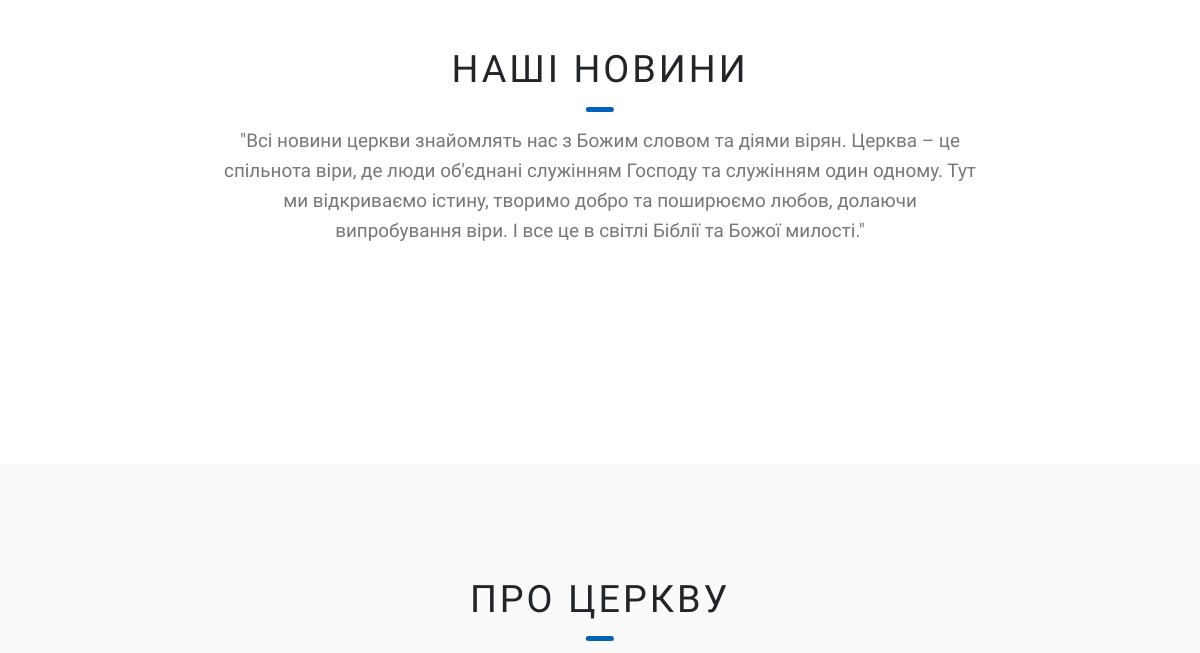
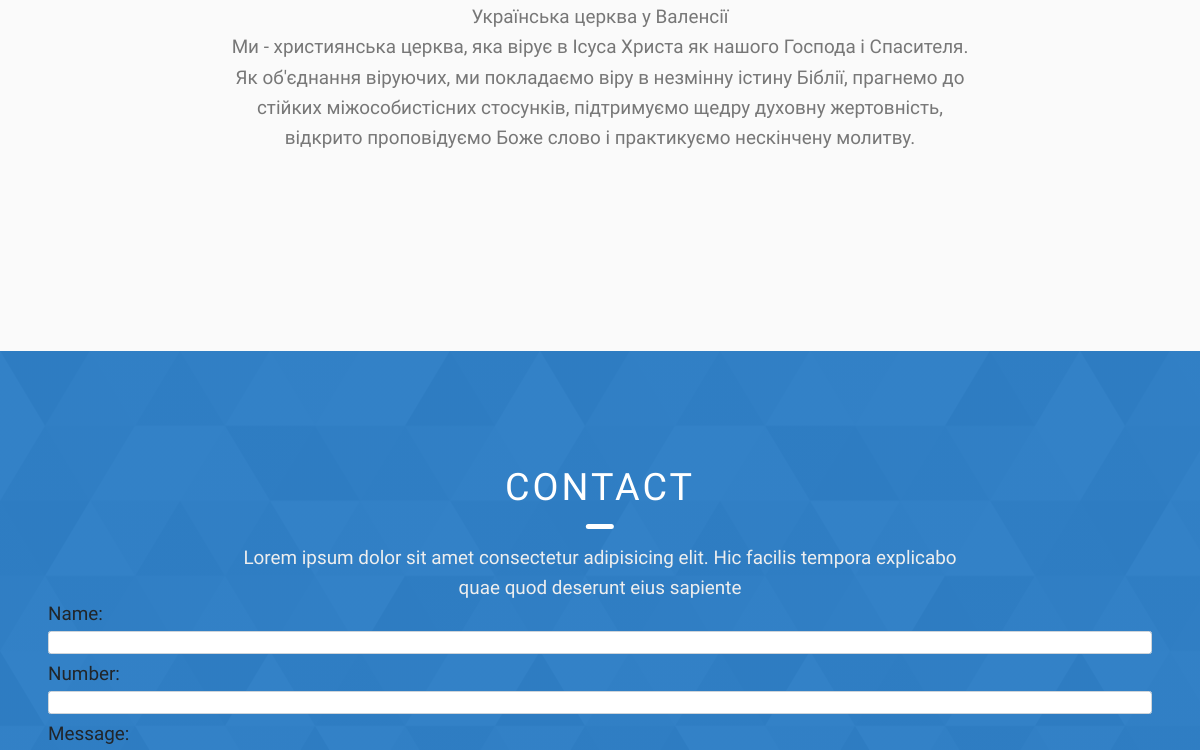
Before: / (middle part) with the older database file (2 pictures, top to bottom).
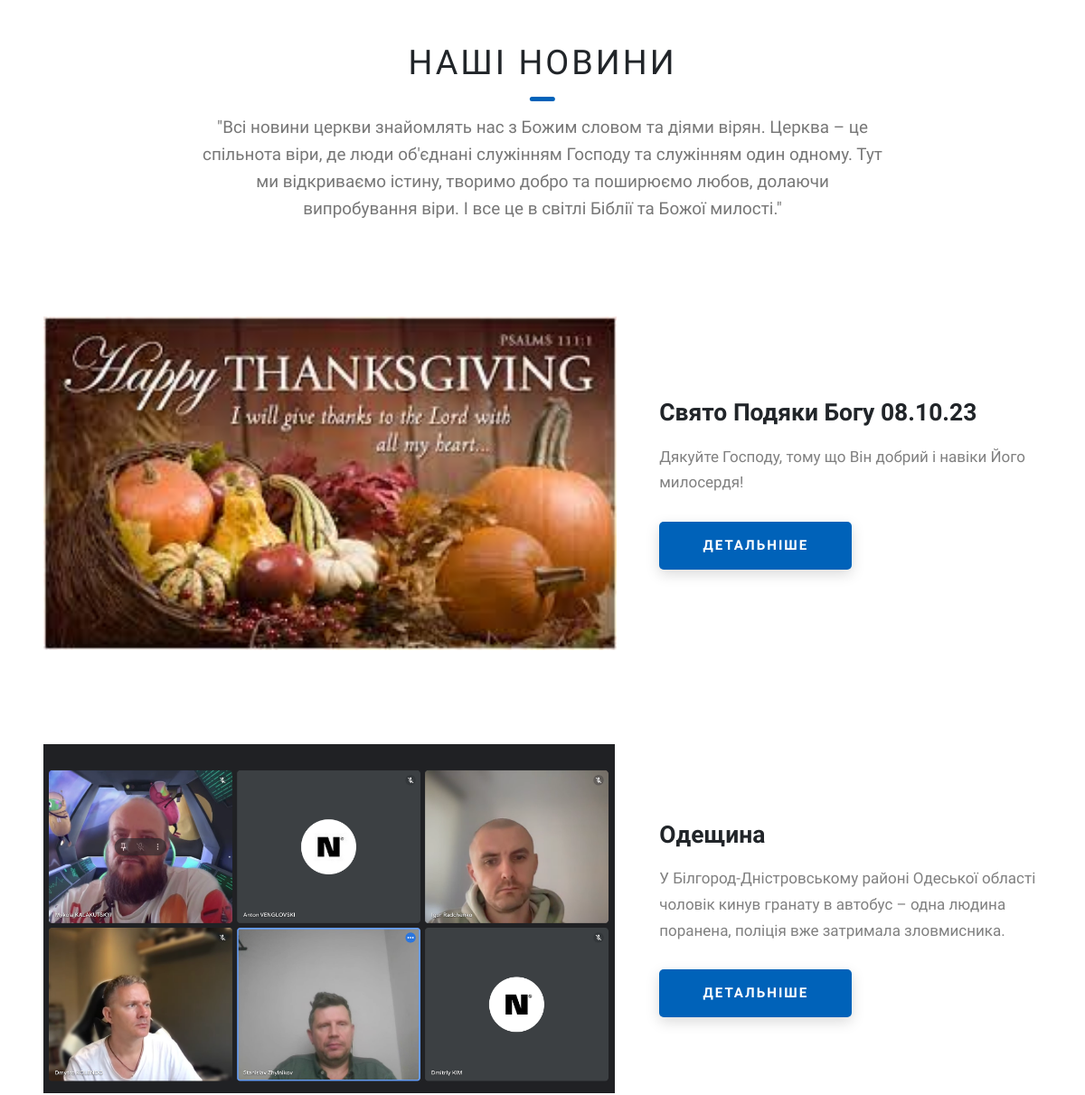
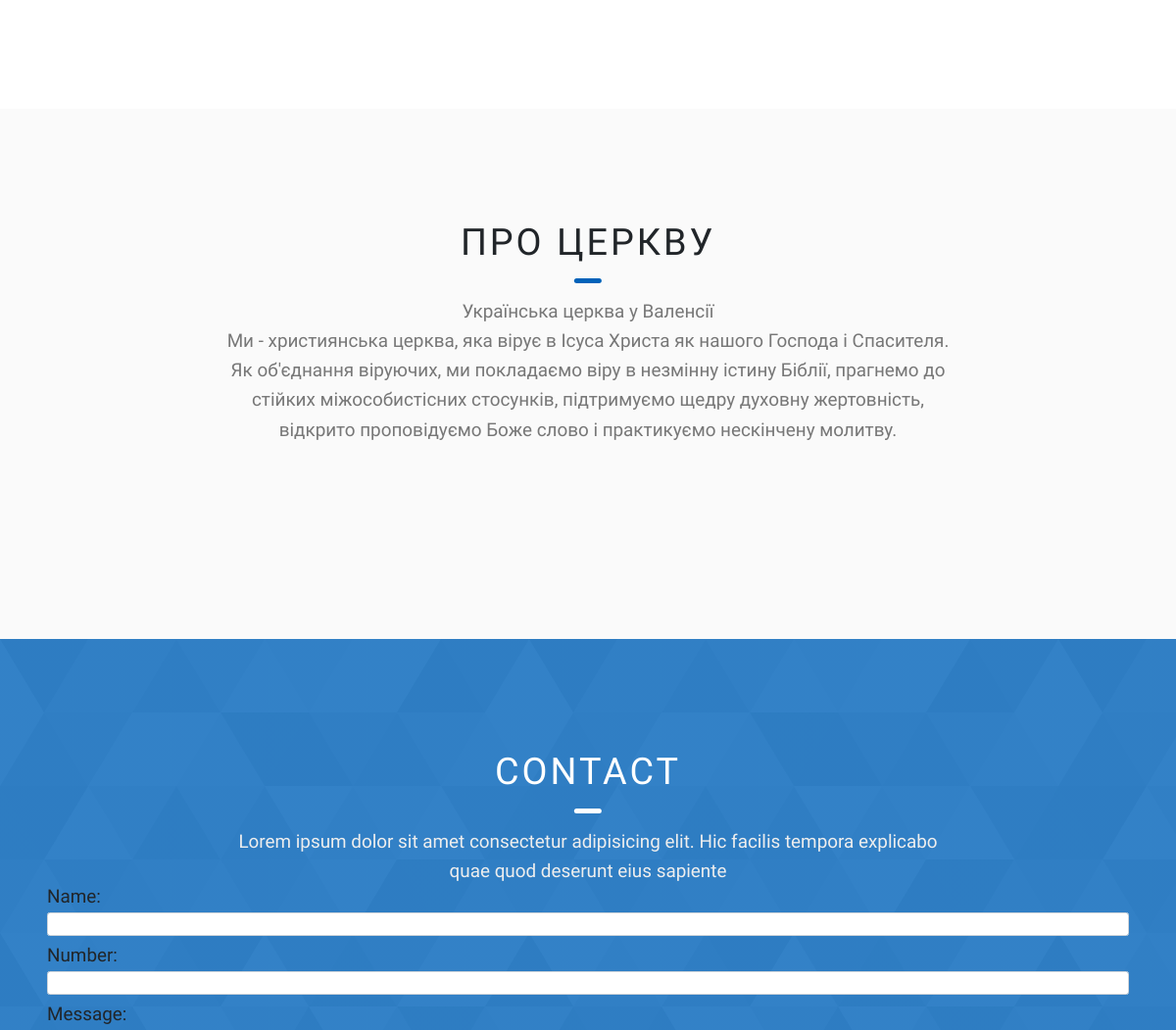
After: the same page with the newer database file (2 pictures, top to bottom).
### main/models.py (models this page shows, shortened)
class Article(models.Model):
    title = models.CharField(max_length=100)
    slug = models.SlugField(max_length=100, blank=True, null=True)
    short_description = models.TextField(blank=True, null=True)
    description = models.TextField(blank=True, null=True)
    img = models.ImageField(blank=True, null=True)

### main/views.py (the view, shortened to what this page needs)
# urls.py: path('', HomeViewForm.as_view(), name='homepage'),
class HomeViewForm(FormView):
    template_name = 'main/index.html'
    form_class = ContactForm
    success_url = "/"

### main/forms.py
class ContactForm(forms.ModelForm):
    name = forms.CharField(
        max_length=128,
        widget=forms.TextInput(
            attrs={'class': 'form-control'}
        ))
    number = forms.IntegerField(
        widget=forms.TextInput(attrs={'class': 'form-control'}),
    )
    message = forms.CharField(
        max_length=100,
        widget=forms.Textarea(
            attrs={'class': 'form-control'}
        )
    )
    class Meta:
        model = Feedback
        fields = ['name', 'number', 'message']

### main/templatetags/my_custom_form.py (called while the page is built)
@register.inclusion_tag('main/base/list_news_tag.html')
def show_news_list():
    articles = Article.objects.all()  # Получаем все статьи
    return {'articles': articles}

### main/templates/main/index.html (shortened to what this page needs)
{% extends 'main/base/base.html' %}
{% load static %}
{% load my_custom_form %}
{% block content %}
{% show_news_list %}
<section id="about" class="about sec-pad">
    <div class="main-container">
        <h2 class="heading heading-sec heading-sec__mb-med">
            <span class="heading-sec__main">Про церкву</span>
            <span class="heading-sec__sub">
                Українська церква у Валенсії <br>
                Ми - християнська церква, яка вірує в Ісуса Христа як нашого Господа і Спасителя.
                Як об'єднання віруючих, ми покладаємо віру в незмінну істину Біблії,
                прагнемо до стійких міжособистісних стосунків, підтримуємо щедру духовну жертовність,
                відкрито проповідуємо Боже слово і практикуємо нескінчену молитву.
            </span>
        </h2>
    </div>
</section>
<section id="contact" class="contact sec-pad dynamicBg">
    <div class="main-container">
        <h2 class="heading heading-sec heading-sec__mb-med">
            <span class="heading-sec__main heading-sec__main--lt">Contact</span>
            <span class="heading-sec__sub heading-sec__sub--lt">
            Lorem ipsum dolor sit amet consectetur adipisicing elit. Hic facilis
            tempora explicabo quae quod deserunt eius sapiente
          </span>
            <form method="post">
    {{ form.as_p }}
</form>
        </h2>
    </div>
</section>
{% endblock %}

### main/templates/main/base/base.html (shortened to what this page needs)
{% load static %}
{% load my_custom_form %}.
<!DOCTYPE html>
<html lang="en">
<head>
    <link rel="stylesheet" href="https://cdn.jsdelivr.net/npm/bootstrap@4.0.0/dist/css/bootstrap.min.css"
>
    <link rel="stylesheet" href=" {% static 'css/style.css' %}"/>
</head>
<body>
{% block content %}
{% endblock %}
  </body>
</html>

### main/templates/main/base/list_news_tag.html (shortened to what this page needs)
<section id="projects" class="projects sec-pad">
    <div class="main-container">
        <h2 class="heading heading-sec heading-sec__mb-bg">
            <span class="heading-sec__main">Наші новини</span>
            <span class="heading-sec__sub">
                "Всі новини церкви знайомлять нас з Божим словом та діями вірян.
                Церква – це спільнота віри, де люди об'єднані служінням Господу та служінням один одному.
                Тут ми відкриваємо істину, творимо добро та поширюємо любов, долаючи випробування віри.
                І все це в світлі Біблії та Божої милості."
            </span>
        </h2>
        <div class="projects__content">
            {% for article in articles|slice:":2" %}
            <div class="projects__row">
                <div class="projects__row-img-cont">
                    <img src="{{ article.img.url }}" alt="{{ article.title }}"
                         alt="Project Image"
                         class="project-details__showcase-img"
                    />
                </div>
                <div class="projects__row-content">
                    <h3 class="projects__row-content-title">{{article.title}}</h3>
                    <p class="projects__row-content-desc">
                        {{article.short_description}}
                    </p>
                    <a href="{% url 'post_view' slug=article.slug %}"
                       class="btn btn--med btn--theme dynamicBgClr"
                    >Детальніше</a>
                </div>
            </div>
            {% endfor %}
        </div>
    </div>
</section>

### main/static/css/style.css (style rules this page uses)
*, *::after, *::before { margin: 0; padding: 0; box-sizing: inherit; font-family: inherit; }
html { font-size: 62.5%; scroll-behavior: smooth; }
@media only screen and (max-width: 75em) { html { font-size: 59%; } }
body { box-sizing: border-box; position: relative; line-height: 1.5; font-family: sans-serif; overflow-x: hidden; overflow-y: scroll; font-family: 'Source Sans Pro', sans-serif; }
a { text-decoration: none; color: inherit; }
.heading-sec__mb-bg { margin-bottom: 11rem; }
.heading-sec__mb-med { margin-bottom: 9rem; }
.heading-sec__main { display: block; font-size: 4rem; text-transform: uppercase; letter-spacing: 1px; letter-spacing: 3px; text-align: center; margin-bottom: 3.5rem; position: relative; }
.heading-sec__main--lt { color: #fff; }
.heading-sec__main--lt::after { content: ''; background: #fff !important; }
.heading-sec__main::after { content: ''; position: absolute; top: calc(100% + 1.5rem); height: 5px; width: 3rem; background: #0062b9; left: 50%; transform: translateX(-50%); border-radius: 5px; }
.heading-sec__sub { display: block; text-align: center; color: #777; font-size: 2rem; font-weight: 500; max-width: 80rem; margin: auto; line-height: 1.6; }
.heading-sec__sub--lt { color: #eee; }
.main-container { max-width: 120rem; margin: auto; width: 92%; }
.btn { background: #fff; color: #333; text-transform: uppercase; letter-spacing: 2px; display: inline-block; font-weight: 700; border-radius: 5px; box-shadow: 0 5px 15px 0 rgba(0, 0, 0, 0.15); transition: transform .3s; }
.btn--med { padding: 1.5rem 5rem; font-size: 1.6rem; }
.btn--theme { background: #0062b9; color: #fff; }
.sec-pad { padding: 12rem 0; }
.about { background: #fafafa; }
.projects__row { display: grid; grid-template-columns: 1.5fr 1fr; grid-gap: 5rem; margin-bottom: 11rem; }
.projects__row:last-child { margin-bottom: 0; }
.projects__row-img-cont { overflow: hidden; }
.projects__row-content { padding: 2rem 0; display: flex; justify-content: center; flex-direction: column; align-items: flex-start; }
.projects__row-content-title { font-weight: 700; font-size: 2.8rem; margin-bottom: 2rem; }
.projects__row-content-desc { font-size: 1.8rem; color: grey; max-width: 60rem; line-height: 1.7; margin-bottom: 3rem; }
.contact { background: linear-gradient(to right, rgba(0, 98, 185, 0.8), rgba(0, 98, 185, 0.8)), url(../../assets/svg/common-bg.svg); background-size: cover; background-position: center; }
.project-details__showcase-img { width: 100%; }

Changed rows visible on the page:
added Article: img (picture), title "Свято Подяки Богу 08.10.23", short_description "Дякуйте Господу, тому що Він добрий і навіки Його милосердя!"
added Article: img (picture), title "Одещина", short_description "У Білгород-Дністровському районі Одеської області чоловік кинув гранату в автобус – одна людина поранена, поліція вже затримала зловмисника."
